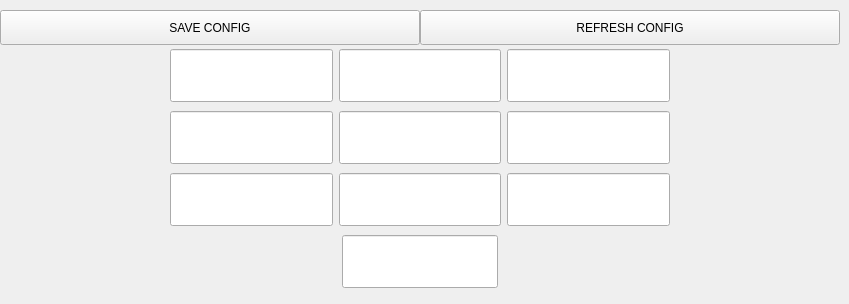
     <widget class="QWidget" name="numpad">
      <attribute name="title">
       <string>NUMPAD</string>
      </attribute>
      <widget class="QWidget" name="numpad_2" native="true">
       <property name="geometry">
        <rect>
         <x>170</x>
         <y>46</y>
         <width>500</width>
         <height>249</height>
        </rect>
       </property>
       <property name="minimumSize">
        <size>
         <width>428</width>
         <height>0</height>
        </size>
       </property>
       <property name="styleSheet">
        <string notr="true">#numpad QLineEdit  {
	border: 1px solid #16e0ff;
}</string>
       </property>
       <layout class="QGridLayout" name="gridLayout_2">
        <item row="0" column="0">
         <layout class="QHBoxLayout" name="horizontalLayout">
          <item>
           <widget class="QLineEdit" name="numpad_num_1">
            <property name="sizePolicy">
             <sizepolicy hsizetype="Expanding" vsizetype="Expanding">
              <horstretch>0</horstretch>
              <verstretch>0</verstretch>
             </sizepolicy>
            </property>
            <property name="minimumSize">
             <size>
              <width>0</width>
              <height>51</height>
             </size>
            </property>
            <property name="maximumSize">
             <size>
              <width>16777215</width>
              <height>53</height>
             </size>
            </property>
            <property name="alignment">
             <set>Qt::AlignBottom|Qt::AlignHCenter</set>
            </property>
           </widget>
          </item>
          <item>
           <widget class="QLineEdit" name="numpad_num_2">
            <property name="sizePolicy">
             <sizepolicy hsizetype="Expanding" vsizetype="Expanding">
              <horstretch>0</horstretch>
              <verstretch>0</verstretch>
             </sizepolicy>
            </property>
            <property name="minimumSize">
             <size>
              <width>0</width>
              <height>51</height>
             </size>
            </property>
            <property name="maximumSize">
             <size>
              <width>16777215</width>
              <height>53</height>
             </size>
            </property>
            <property name="alignment">
             <set>Qt::AlignBottom|Qt::AlignHCenter</set>
            </property>
           </widget>
          </item>
          <item>
           <widget class="QLineEdit" name="numpad_num_3">
            <property name="sizePolicy">
             <sizepolicy hsizetype="Expanding" vsizetype="Expanding">
              <horstretch>0</horstretch>
              <verstretch>0</verstretch>
             </sizepolicy>
            </property>
            <property name="minimumSize">
             <size>
              <width>0</width>
              <height>51</height>
             </size>
            </property>
            <property name="maximumSize">
             <size>
              <width>16777215</width>
              <height>53</height>
             </size>
            </property>
            <property name="alignment">
             <set>Qt::AlignBottom|Qt::AlignHCenter</set>
            </property>
           </widget>
          </item>
         </layout>
        </item>
        <item row="1" column="0">
         <layout class="QHBoxLayout" name="horizontalLayout_2">
          <item>
           <widget class="QLineEdit" name="numpad_num_4">
            <property name="sizePolicy">
             <sizepolicy hsizetype="Expanding" vsizetype="Expanding">
              <horstretch>0</horstretch>
              <verstretch>0</verstretch>
             </sizepolicy>
            </property>
            <property name="minimumSize">
             <size>
              <width>0</width>
              <height>51</height>
             </size>
            </property>
            <property name="maximumSize">
             <size>
              <width>16777215</width>
              <height>53</height>
             </size>
            </property>
            <property name="alignment">
             <set>Qt::AlignBottom|Qt::AlignHCenter</set>
            </property>
           </widget>
          </item>
          <item>
           <widget class="QLineEdit" name="numpad_num_5">
            <property name="sizePolicy">
             <sizepolicy hsizetype="Expanding" vsizetype="Expanding">
              <horstretch>0</horstretch>
              <verstretch>0</verstretch>
             </sizepolicy>
            </property>
            <property name="minimumSize">
             <size>
              <width>0</width>
              <height>51</height>
             </size>
            </property>
            <property name="maximumSize">
             <size>
              <width>16777215</width>
              <height>53</height>
             </size>
            </property>
            <property name="alignment">
             <set>Qt::AlignBottom|Qt::AlignHCenter</set>
            </property>
           </widget>
          </item>
          <item>
           <widget class="QLineEdit" name="numpad_num_6">
            <property name="sizePolicy">
             <sizepolicy hsizetype="Expanding" vsizetype="Expanding">
              <horstretch>0</horstretch>
              <verstretch>0</verstretch>
             </sizepolicy>
            </property>
            <property name="minimumSize">
             <size>
              <width>0</width>
              <height>51</height>
             </size>
            </property>
            <property name="maximumSize">
             <size>
              <width>16777215</width>
              <height>53</height>
             </size>
            </property>
            <property name="alignment">
             <set>Qt::AlignBottom|Qt::AlignHCenter</set>
            </property>
           </widget>
          </item>
         </layout>
        </item>
        <item row="2" column="0">
         <layout class="QHBoxLayout" name="horizontalLayout_3">
          <item>
           <widget class="QLineEdit" name="numpad_num_7">
            <property name="sizePolicy">
             <sizepolicy hsizetype="Expanding" vsizetype="Expanding">
              <horstretch>0</horstretch>
              <verstretch>0</verstretch>
             </sizepolicy>
            </property>
            <property name="minimumSize">
             <size>
              <width>0</width>
              <height>51</height>
             </size>
            </property>
            <property name="maximumSize">
             <size>
              <width>16777215</width>
              <height>53</height>
             </size>
            </property>
            <property name="alignment">
             <set>Qt::AlignBottom|Qt::AlignHCenter</set>
            </property>
           </widget>
          </item>
          <item>
           <widget class="QLineEdit" name="numpad_num_8">
            <property name="sizePolicy">
             <sizepolicy hsizetype="Expanding" vsizetype="Expanding">
              <horstretch>0</horstretch>
              <verstretch>0</verstretch>
             </sizepolicy>
            </property>
            <property name="minimumSize">
             <size>
              <width>0</width>
              <height>51</height>
             </size>
            </property>
            <property name="maximumSize">
             <size>
              <width>16777215</width>
              <height>53</height>
             </size>
            </property>
            <property name="alignment">
             <set>Qt::AlignBottom|Qt::AlignHCenter</set>
            </property>
            <property name="clearButtonEnabled">
             <bool>false</bool>
            </property>
           </widget>
          </item>
          <item>
           <widget class="QLineEdit" name="numpad_num_9">
            <property name="sizePolicy">
             <sizepolicy hsizetype="Expanding" vsizetype="Expanding">
              <horstretch>0</horstretch>
              <verstretch>0</verstretch>
             </sizepolicy>
            </property>
            <property name="minimumSize">
             <size>
              <width>0</width>
              <height>51</height>
             </size>
            </property>
            <property name="maximumSize">
             <size>
              <width>16777215</width>
              <height>53</height>
             </size>
            </property>
            <property name="alignment">
             <set>Qt::AlignBottom|Qt::AlignHCenter</set>
            </property>
           </widget>
          </item>
         </layout>
        </item>
        <item row="3" column="0">
         <layout class="QHBoxLayout" name="horizontalLayout_4">
          <item>
           <widget class="QLineEdit" name="numpad_num_0">
            <property name="sizePolicy">
             <sizepolicy hsizetype="Expanding" vsizetype="Expanding">
              <horstretch>0</horstretch>
              <verstretch>0</verstretch>
             </sizepolicy>
            </property>
            <property name="minimumSize">
             <size>
              <width>0</width>
              <height>52</height>
             </size>
            </property>
            <property name="maximumSize">
             <size>
              <width>156</width>
              <height>53</height>
             </size>
            </property>
            <property name="alignment">
             <set>Qt::AlignBottom|Qt::AlignHCenter</set>
            </property>
           </widget>
          </item>
         </layout>
        </item>
       </layout>
      </widget>
      <widget class="QPushButton" name="numpad_save_config">
       <property name="geometry">
        <rect>
         <x>0</x>
         <y>10</y>
         <width>420</width>
         <height>35</height>
        </rect>
       </property>
       <property name="styleSheet">
        <string notr="true">border-right: 2px solid #0a0a0a;</string>
       </property>
       <property name="text">
        <string>SAVE CONFIG</string>
       </property>
      </widget>
      <widget class="QPushButton" name="numpad_refresh_config">
       <property name="geometry">
        <rect>
         <x>420</x>
         <y>10</y>
         <width>420</width>
         <height>35</height>
        </rect>
       </property>
       <property name="styleSheet">
        <string notr="true"/>
       </property>
       <property name="text">
        <string>REFRESH CONFIG</string>
       </property>
      </widget>
     </widget>
